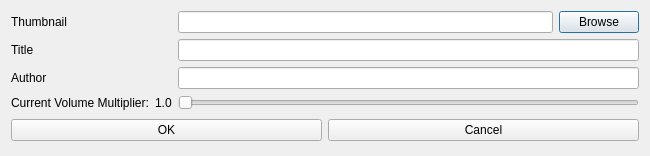
<?xml version="1.0" encoding="UTF-8"?>
<ui version="4.0">
 <class>MusicSetting</class>
 <widget class="QDialog" name="MusicSetting">
  <property name="geometry">
   <rect>
    <x>0</x>
    <y>0</y>
    <width>650</width>
    <height>156</height>
   </rect>
  </property>
  <property name="windowTitle">
   <string>Settings</string>
  </property>
  <layout class="QGridLayout" name="gridLayout">
   <item row="0" column="3">
    <widget class="QPushButton" name="browse_button">
     <property name="text">
      <string>Browse</string>
     </property>
    </widget>
   </item>
   <item row="2" column="0" colspan="2">
    <widget class="QLabel" name="author_label">
     <property name="text">
      <string>Author</string>
     </property>
    </widget>
   </item>
   <item row="0" column="2">
    <widget class="QLineEdit" name="thumbnail_path"/>
   </item>
   <item row="1" column="2" colspan="2">
    <widget class="QLineEdit" name="title"/>
   </item>
   <item row="2" column="2" colspan="2">
    <widget class="QLineEdit" name="author"/>
   </item>
   <item row="3" column="2" colspan="2">
    <widget class="QSlider" name="current_multiplier">
     <property name="orientation">
      <enum>Qt::Horizontal</enum>
     </property>
    </widget>
   </item>
   <item row="0" column="0" colspan="2">
    <widget class="QLabel" name="thumbnail_label">
     <property name="text">
      <string>Thumbnail</string>
     </property>
    </widget>
   </item>
   <item row="3" column="1">
    <widget class="QLabel" name="current_multiplier_label">
     <property name="text">
      <string>1.0</string>
     </property>
    </widget>
   </item>
   <item row="3" column="0">
    <widget class="QLabel" name="label">
     <property name="text">
      <string>Current Volume Multiplier:</string>
     </property>
    </widget>
   </item>
   <item row="1" column="0" colspan="2">
    <widget class="QLabel" name="title_label">
     <property name="text">
      <string>Title</string>
     </property>
    </widget>
   </item>
   <item row="4" column="0" colspan="4">
    <widget class="QWidget" name="widget" native="true">
     <layout class="QHBoxLayout" name="horizontalLayout">
      <property name="leftMargin">
       <number>0</number>
      </property>
      <property name="topMargin">
       <number>0</number>
      </property>
      <property name="rightMargin">
       <number>0</number>
      </property>
      <property name="bottomMargin">
       <number>0</number>
      </property>
      <item>
       <widget class="QPushButton" name="ok_button">
        <property name="text">
         <string>OK</string>
        </property>
       </widget>
      </item>
      <item>
       <widget class="QPushButton" name="cancel_button">
        <property name="text">
         <string>Cancel</string>
        </property>
       </widget>
      </item>
     </layout>
    </widget>
   </item>
  </layout>
 </widget>
 <resources/>
 <connections/>
</ui>
